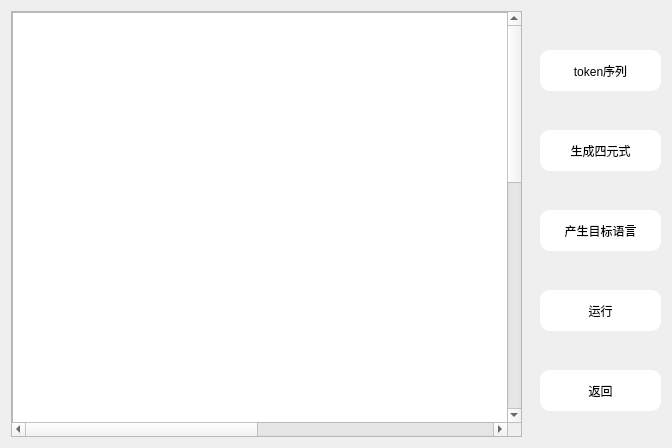
<?xml version="1.0" encoding="UTF-8"?>
<ui version="4.0">
 <class>assembly</class>
 <widget class="QWidget" name="assembly">
  <property name="geometry">
   <rect>
    <x>0</x>
    <y>0</y>
    <width>672</width>
    <height>448</height>
   </rect>
  </property>
  <property name="windowTitle">
   <string>Form</string>
  </property>
  <property name="styleSheet">
   <string notr="true">font: 11pt &quot;Microsoft JhengHei&quot;;
color: rgb(20, 20, 20);</string>
  </property>
  <widget class="QPushButton" name="pushButton_2">
   <property name="enabled">
    <bool>true</bool>
   </property>
   <property name="geometry">
    <rect>
     <x>540</x>
     <y>210</y>
     <width>121</width>
     <height>41</height>
    </rect>
   </property>
   <property name="styleSheet">
    <string notr="true">QPushButton {
    border-radius: 10px;
	color: rgb(0, 0, 0);
	font: 10pt &quot;黑体&quot;;
	background-color: rgb(255, 255, 255);
}</string>
   </property>
   <property name="text">
    <string>产生目标语言</string>
   </property>
  </widget>
  <widget class="QPushButton" name="pushButton_3">
   <property name="geometry">
    <rect>
     <x>540</x>
     <y>130</y>
     <width>121</width>
     <height>41</height>
    </rect>
   </property>
   <property name="styleSheet">
    <string notr="true">QPushButton {
    border-radius: 10px;
	color: rgb(0, 0, 0);
	font: 10pt &quot;黑体&quot;;
	background-color: rgb(255, 255, 255);
}</string>
   </property>
   <property name="text">
    <string>生成四元式</string>
   </property>
  </widget>
  <widget class="QPushButton" name="pushButton_4">
   <property name="geometry">
    <rect>
     <x>540</x>
     <y>290</y>
     <width>121</width>
     <height>41</height>
    </rect>
   </property>
   <property name="styleSheet">
    <string notr="true">QPushButton {
    border-radius: 10px;
	color: rgb(0, 0, 0);
	font: 10pt &quot;黑体&quot;;
	background-color: rgb(255, 255, 255);
}</string>
   </property>
   <property name="text">
    <string>运行</string>
   </property>
  </widget>
  <widget class="QScrollArea" name="scrollArea">
   <property name="geometry">
    <rect>
     <x>11</x>
     <y>11</y>
     <width>511</width>
     <height>426</height>
    </rect>
   </property>
   <property name="widgetResizable">
    <bool>false</bool>
   </property>
   <widget class="QWidget" name="scrollAreaWidgetContents">
    <property name="geometry">
     <rect>
      <x>0</x>
      <y>0</y>
      <width>1000</width>
      <height>1000</height>
     </rect>
    </property>
    <widget class="QTextEdit" name="textEdit">
     <property name="geometry">
      <rect>
       <x>0</x>
       <y>0</y>
       <width>1000</width>
       <height>1000</height>
      </rect>
     </property>
     <property name="styleSheet">
      <string notr="true">font: 500 italic 11pt &quot;Source Code Pro&quot;;
</string>
     </property>
    </widget>
   </widget>
  </widget>
  <widget class="QPushButton" name="pushButton_5">
   <property name="geometry">
    <rect>
     <x>540</x>
     <y>50</y>
     <width>121</width>
     <height>41</height>
    </rect>
   </property>
   <property name="styleSheet">
    <string notr="true">QPushButton {
    border-radius: 10px;
	color: rgb(0, 0, 0);
	font: 11pt &quot;黑体&quot;;
	background-color: rgb(255, 255, 255);
}</string>
   </property>
   <property name="text">
    <string>token序列</string>
   </property>
  </widget>
  <widget class="QPushButton" name="pushButton">
   <property name="geometry">
    <rect>
     <x>540</x>
     <y>370</y>
     <width>121</width>
     <height>41</height>
    </rect>
   </property>
   <property name="sizeIncrement">
    <size>
     <width>16</width>
     <height>0</height>
    </size>
   </property>
   <property name="styleSheet">
    <string notr="true">QPushButton {
    border-radius: 10px;
	color: rgb(0, 0, 0);
	font: 10pt &quot;黑体&quot;;
	background-color: rgb(255, 255, 255);
}
</string>
   </property>
   <property name="text">
    <string>返回</string>
   </property>
  </widget>
  <zorder>pushButton_2</zorder>
  <zorder>pushButton_3</zorder>
  <zorder>pushButton_4</zorder>
  <zorder>scrollArea</zorder>
  <zorder>pushButton_5</zorder>
  <zorder></zorder>
  <zorder>pushButton</zorder>
 </widget>
 <resources/>
 <connections/>
</ui>
